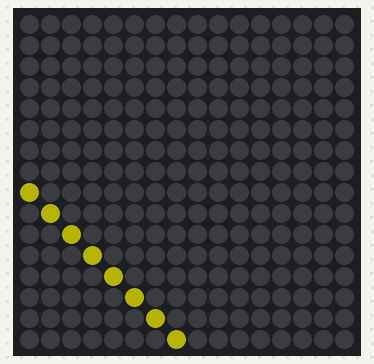
A program run on a simulated Raspberry Pi (BCM pin numbers) with a Unicorn HAT HD. Parts: 16×16 RGB LED matrix. Dim RGB values are drawn brighter than linear. At 0.0 s the program stops and its outputs stay as they are.

Above: at 0.1 s.

The program:

Begin3.py
```python
import unicornhathd as uch
uch.brightness(0.25)

(width,height) = uch.get_shape()

uch.set_pixel(0,7,255,255,0)
uch.set_pixel(1,6,255,255,0)
uch.set_pixel(2,5,255,255,0)
uch.set_pixel(3,4,255,255,0)
uch.set_pixel(4,3,255,255,0)
uch.set_pixel(5,2,255,255,0)
uch.set_pixel(6,1,255,255,0)
uch.set_pixel(7,0,255,255,0)

uch.show()
```
